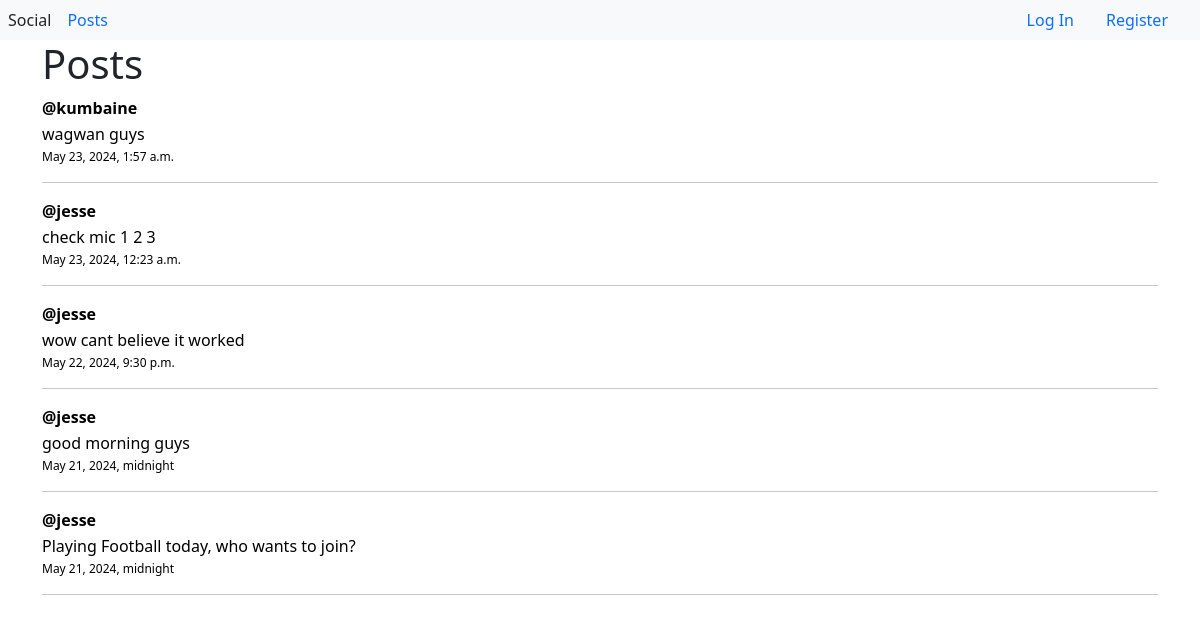
The page / on the database its author committed.
### network/models.py (models this page shows, shortened)
class Posts(models.Model):
    owner = models.ForeignKey(User, on_delete=models.CASCADE, related_name="post")
    content = models.CharField(max_length=400, null=False)
    date = models.DateTimeField(auto_now_add=True)
    likes = models.IntegerField(null=False, default=0)

class User(AbstractUser):
    @property
    def get_posts(self):
        return self.post.all()

### network/views.py (the view)
# urls.py: path("", views.index, name="index"),
def index(request):
    if request.method == "GET":
        posts = Posts.objects.all().order_by("-date")
        return render(request, "network/index.html", {"posts":posts})
    return HttpResponseRedirect(reverse("index"))

### network/templates/network/index.html (shortened to what this page needs)
{% extends "network/layout.html" %}
{% block body %}
<div >
    <div class="container">
        <h1 class="mb-2">Posts</h1>
        {% for post in posts %}
        <div class="mb-3">
            <a href="{% url 'profile' post.owner.username %}"><p><strong>@{{post.owner.username}}</strong></p></a>
            <a href="{% url 'post' post.id %}"><p>{{post.content}}</p>
            <p class="date">{{post.date}}</p>
            </a>
        </div>
        <hr>
        {% endfor %}
      </div>
</div>
{% endblock %}

### network/templates/network/layout.html (shortened to what this page needs)
{% load static %}
<!DOCTYPE html>
<html lang="en">
    <head>
        <link rel="stylesheet" href="https://cdn.jsdelivr.net/npm/bootstrap@5.3.3/dist/css/bootstrap.min.css" rel="stylesheet">
      </head>
        <link href="{% static 'network/styles.css' %}" rel="stylesheet">
    </head>
    <body>
        <nav class="nav navbar-light bg-light">
            <a class="navbar-brand ms-2 mt-2" href="{% url 'index' %}">Social</a>
              <ul class="nav">
                <li class="nav-item">
                  <a class="nav-link" href="{% url 'index' %}">Posts</a>
                </li>
              </ul>
                {% if user.is_authenticated %}
                <ul class="nav">
                    <li class="nav-item">
                        <a class="nav-link" href="{% url 'users' %}">Users</a>
                    </li>
                </ul>
                <ul class="nav ms-auto me-2">
                    <li class="nav-item">
                        <a class="nav-link" href="{% url 'logout' %}">Log Out</a>
                    </li>
                </ul>
                {% else %}
                <ul class="nav ms-auto me-3">
                    <li class="nav-item">
                        <a class="nav-link" href="{% url 'login' %}">Log In</a>
                    </li>
                    <li class="nav-item ml-auto">
                        <a class="nav-link" href="{% url 'register' %}">Register</a>
                    </li>
                </ul>
                {% endif %}
          </nav>
        <div class="body">
            {% block body %}
            {% endblock %}
        </div>
    </body>
</html>

### network/static/network/styles.css (style rules this page uses)
a { color: black; text-decoration: none; }
p { margin-bottom: 2px; }
.date { font-size: 12px; }

### rows shown on the page
Posts: owner.username "kumbaine", content "wagwan guys", date "May 23, 2024, 1:57 a.m."
Posts: owner.username "jesse", content "check mic 1 2 3", date "May 23, 2024, 12:23 a.m."
Posts: owner.username "jesse", content "wow cant believe it worked", date "May 22, 2024, 9:30 p.m."
Posts: owner.username "jesse", content "good morning guys", date "May 21, 2024, midnight"
Posts: owner.username "jesse", content "Playing Football today, who wants to join?", date "May 21, 2024, midnight"
